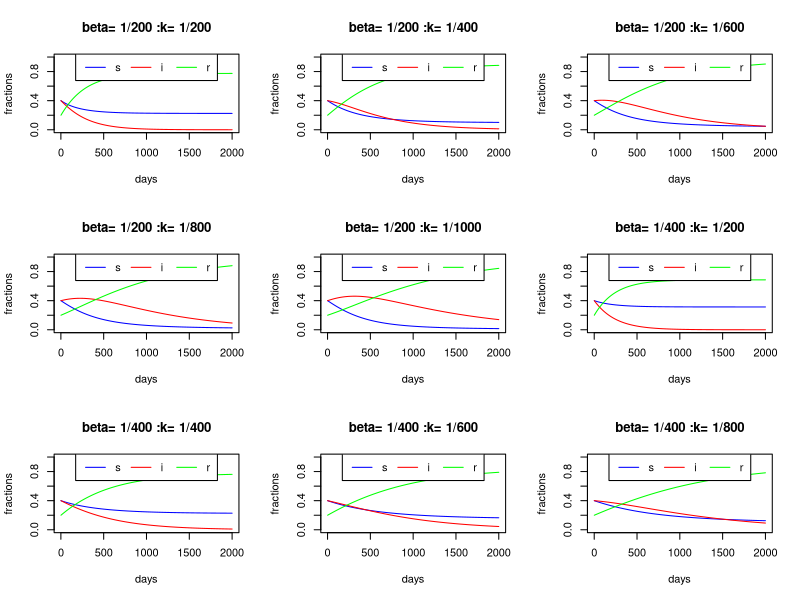
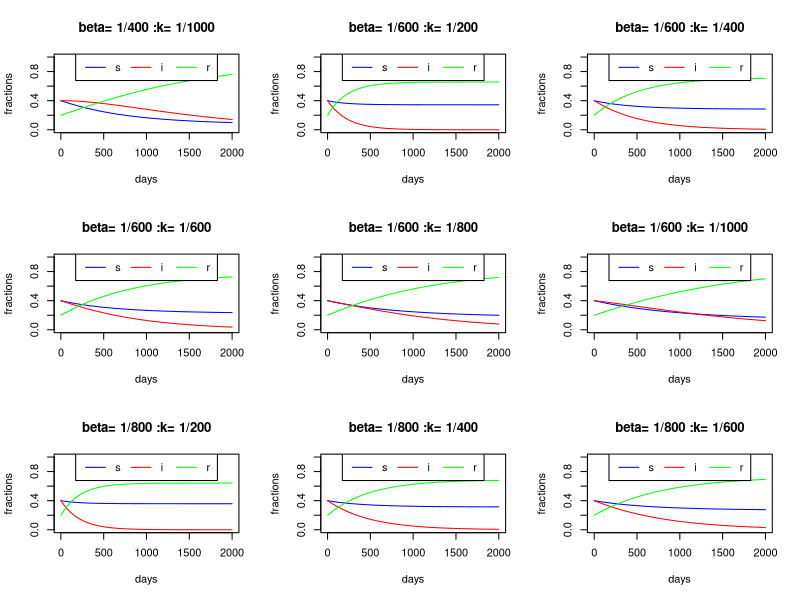
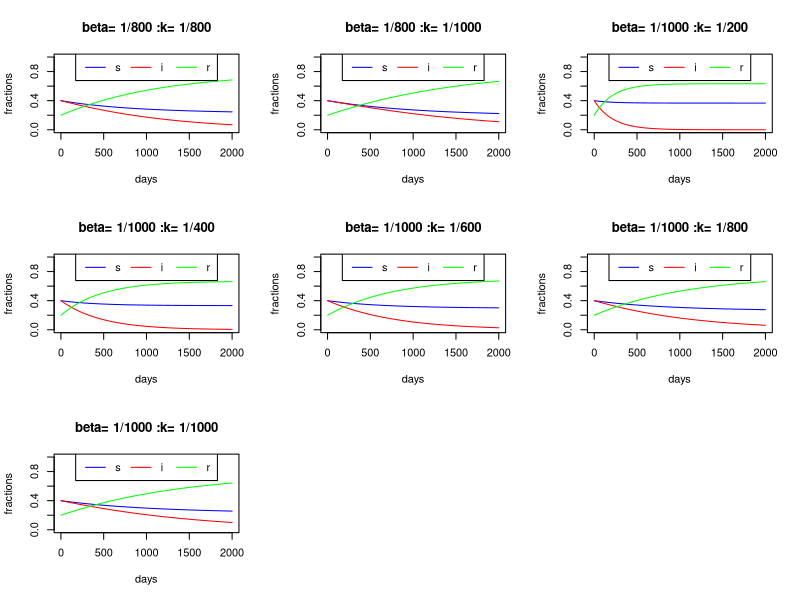

Write R code to recreate these figures, in order.
sir = function(h, t_init, S_init, I_init, R_init, N, beta, k) {
	S = S_init;
	I = I_init;
	R = R_init;
	
	n = S + I + R;
	
	for (i in 2:N) {
   	 S[i] = S[i-1] + h*(-beta*n*S[i-1]*I[i-1]);
	 I[i] = I[i-1] + h*(n*beta*S[i-1]*I[i-1] - k*I[i-1]);
    	 R[i] = R[i-1] + h*(k*I[i-1]);
	}
	op=rbind(S,I,R);
	return(op)
}

names = c('1/200','1/400','1/600','1/800','1/1000')
values= c(1/200,1/400,1/600,1/800,1/1000)

pdf("plots.pdf")

op <- par(mfrow=c(3,3))

for (i in 1:5) {
	for (j in 1:5) {
	op = sir(1,0, 0.4, 0.4, 0.2, 2000,values[i],values[j])
	plot(op[1,],type='l',ylim=c(0,1),col=c("blue"),main=paste("beta=",names[i],":k=",names[j]),xlab="days",ylab="fractions")
	lines(op[2,],col=c("red"))
	lines(op[3,],col=c("green"))
	legend("top",lwd=c(1,1,1),c("s","i","r"),col=c("blue","red","green"),horiz=TRUE,bg="white")
	}
}

dev.off()
